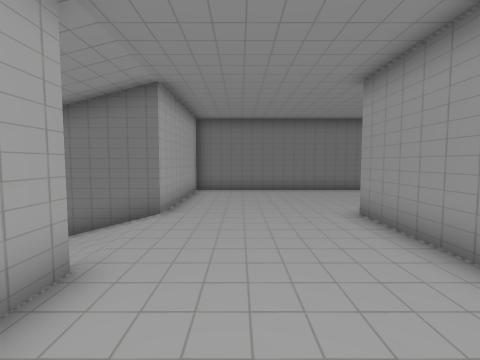
view 1 (above)

16 first-person views from a walk through a 3-D level made in the Unity game engine. The camera is 1.3 m above the floor, tilts 4° down and sees 85° across. The floor is counted in squares, 1 m on a side. Each view is taken from the middle of a square. On the plan, view 1 faces up. The plan holds only what a view shows up to about 13 squares ahead; the rest is blank. The player character is not drawn.

view 2
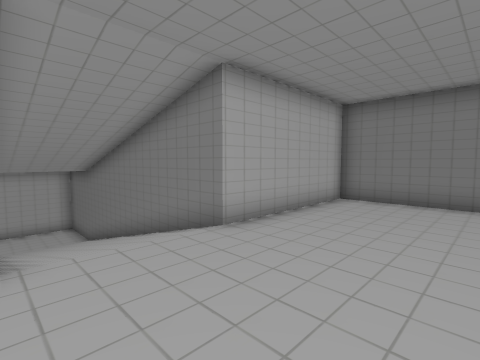

view 3
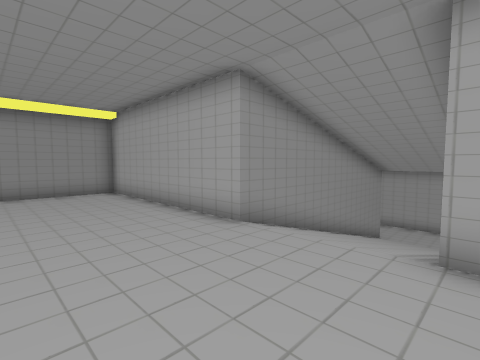

view 4
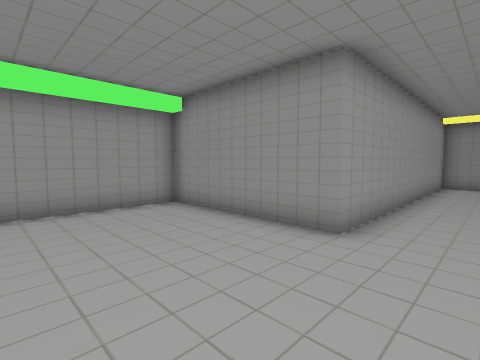

view 5
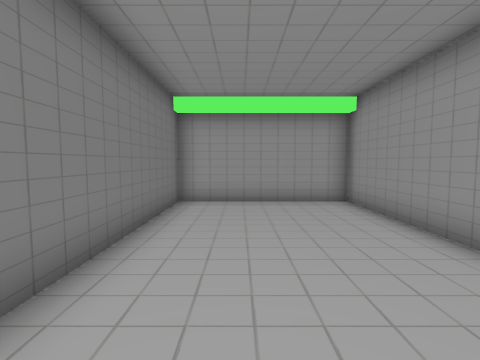

view 6
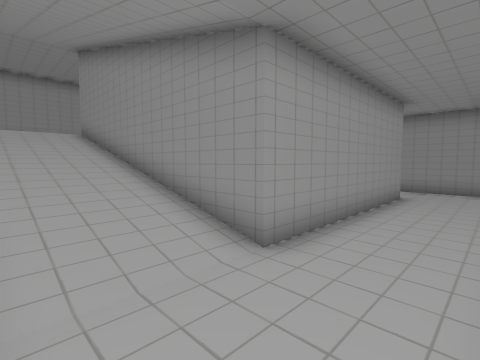

view 7
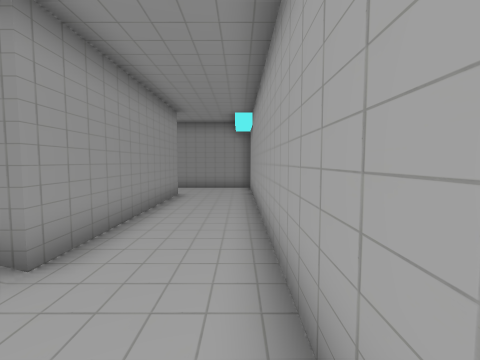

view 8
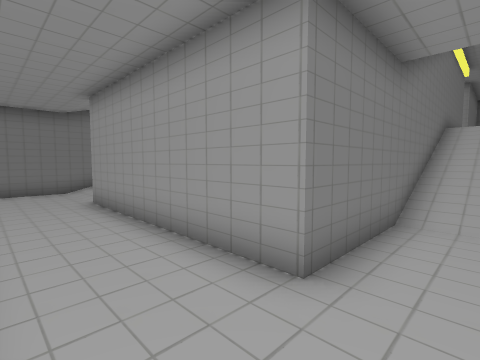

view 9
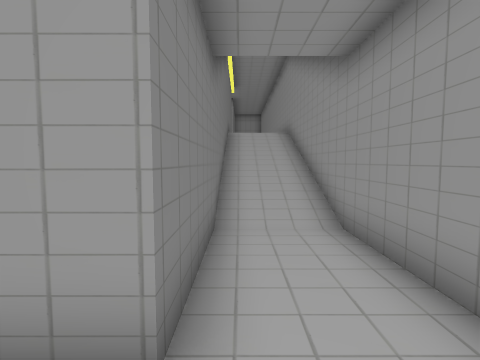

view 10
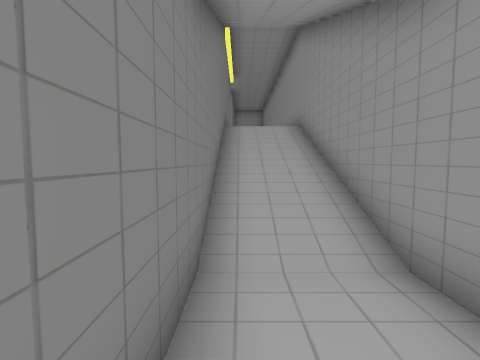

view 11
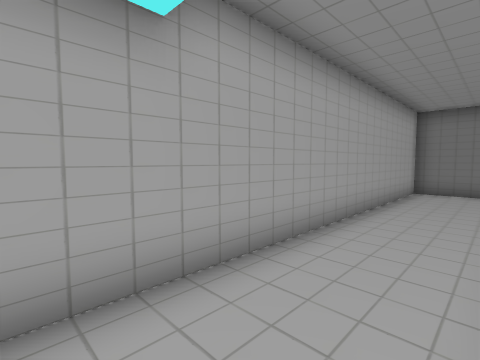

view 12
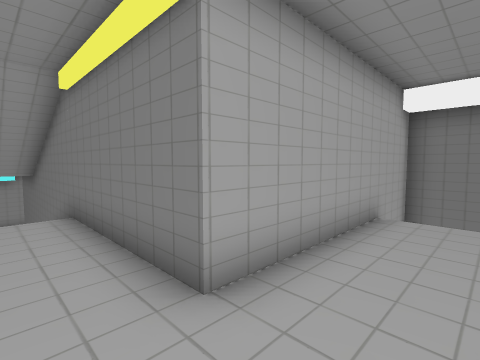

view 13
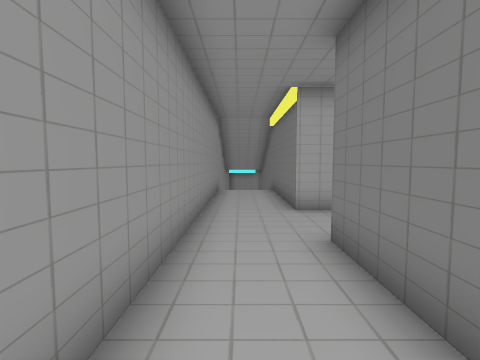

view 14
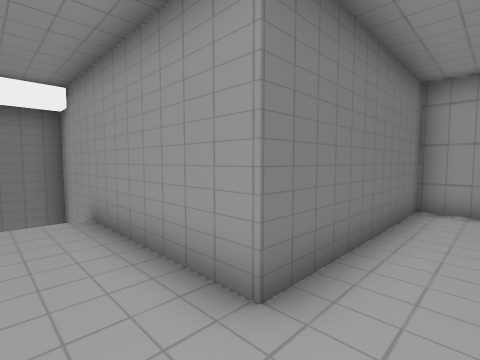

view 15
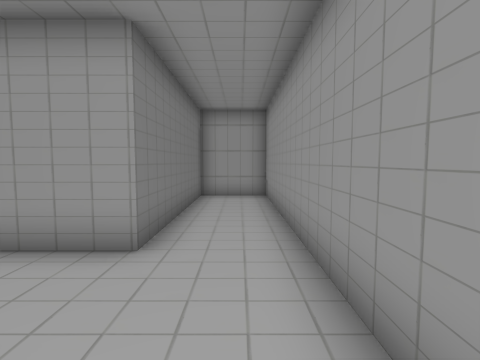

view 16
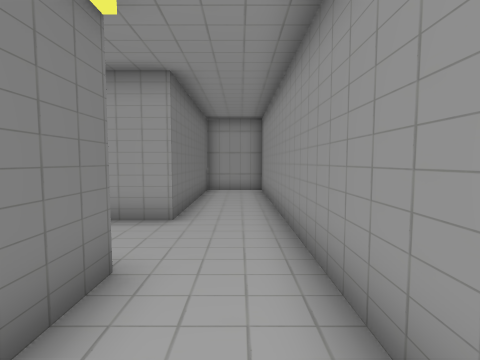

### Floor plan
Key: @ floor where view 1 was taken; # wall or solid block; . main floor; - floor 2.5 m lower than the main floor; / step, stairs or slope; v drop or lower ground.
Columns run from 15 left of view 1 to 12 right of it. Each row starts with its distance up from view 1.
 12              ############
 11              #..........#
 10              #..........#
  9              #..........#
  8              #..........#
  7 ##############..........#
  6 #---/////////.....#######
  5 #---/////////.....#
  4 #---/////////.....#
  3 #---##########....#vvv
  2 #---#        #....#  v
  1 #---#        #....#  v
  0 #---#        #.@..#..#
 -1 #---#        #....#..#
 -2 #---#        #....#..#
 -3 #---#        #....#..#
 -4 #---###############..#######
 -5 #-------/////..............#
 -6 #-------/////..............#
 -7 ############################

Positions as (right, up) in squares from view 1, and headings:
1: (0, 0), facing up
2: (2, 3), facing up-left
3: (2, 7), facing down-left
4: (1, 11), facing down-right
5: (0, 10), facing right
6: (-14, 6), facing down-right
7: (-14, 6), facing down
8: (-14, -6), facing up-right
9: (-13, -5), facing right
10: (-11, -5), facing right
11: (-12, -6), facing up-left
12: (5, -6), facing up-left
13: (10, -6), facing left
14: (4, -6), facing up-right
15: (2, -6), facing right
16: (0, -6), facing right
